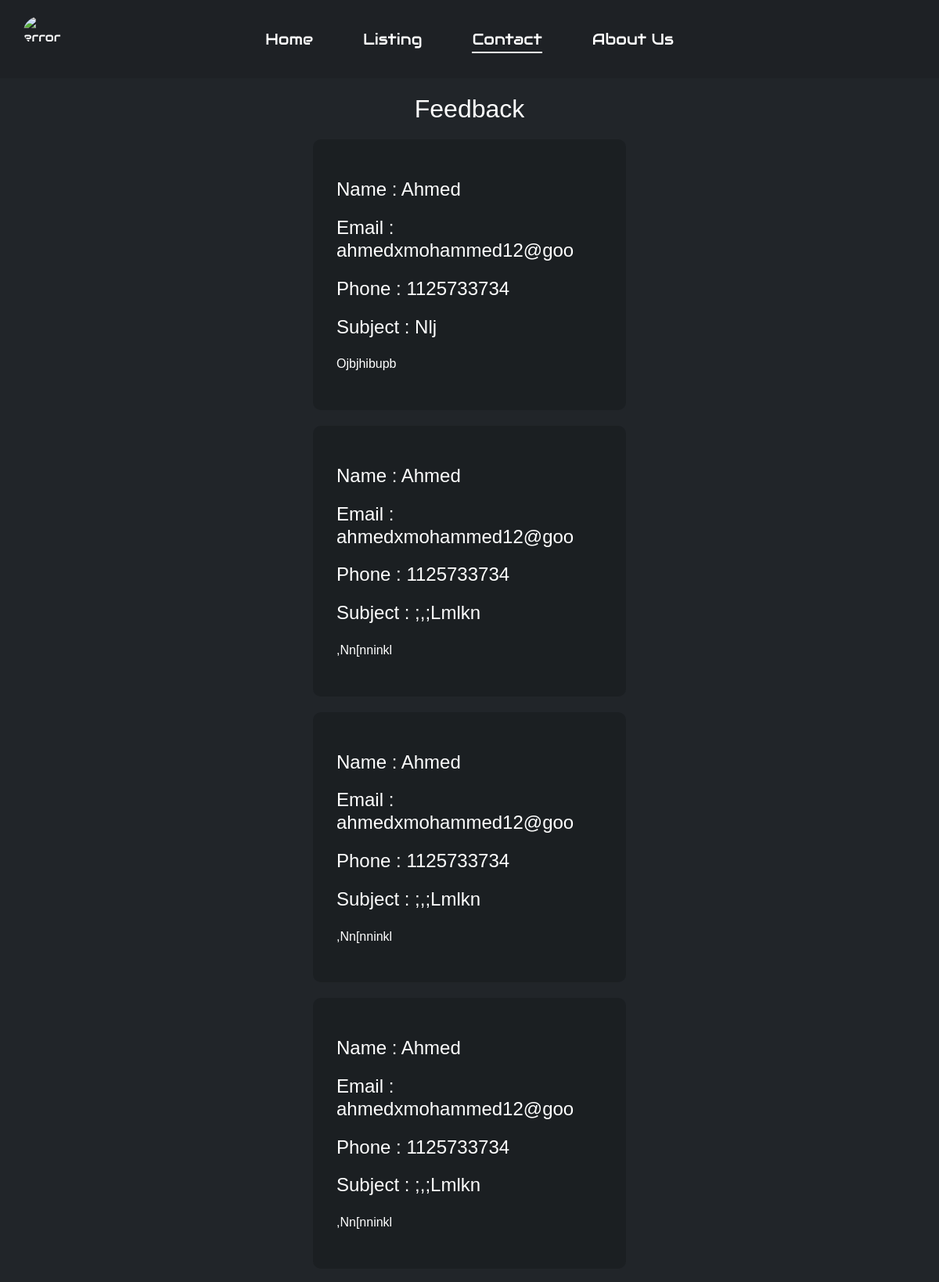
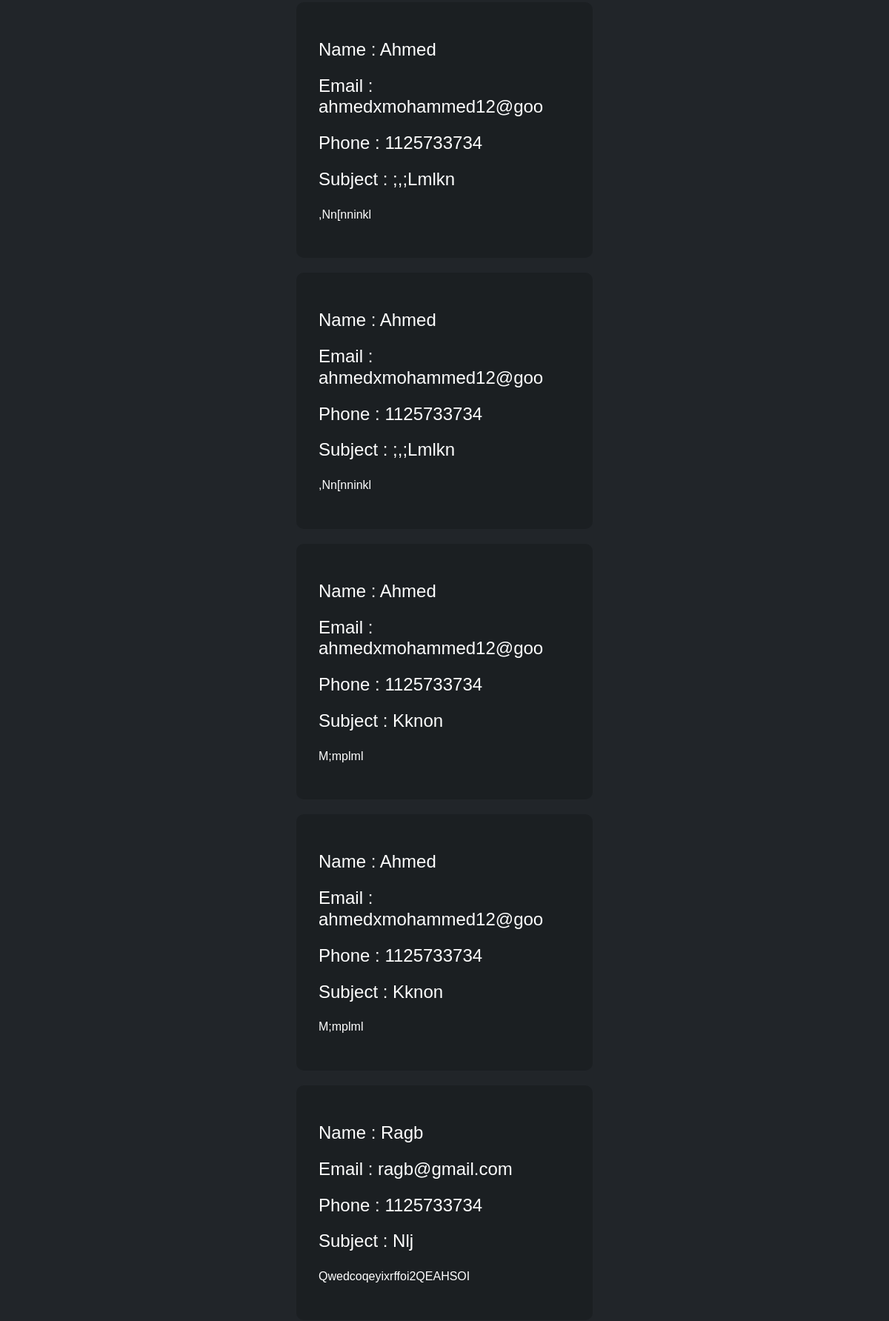
Page /feedback.php (upper part) on the committed database (2 pictures, top to bottom).
### tables this page shows
CREATE TABLE `feedback` (
  `name` varchar(20) NOT NULL,
  `phone` bigint(11) NOT NULL,
  `email` varchar(20) NOT NULL,
  `subject` varchar(20) NOT NULL,
  `massege` varchar(300) NOT NULL
);

### feedback.php (the view, shortened to what this page needs)
<?php
require_once 'connection.php';
$sql = "SELECT * FROM feedback";
$select_prods = $conn->query($sql);
?>
<!DOCTYPE html>
<html lang="en">
<head>
    <link rel="stylesheet" href="css/normalize.css">
    <link rel="stylesheet" href="css/all.min.css">
    <link rel="stylesheet" href="css/bootstrap.css">
    <link rel="stylesheet" href="css/ourframe.css">
    <link rel="stylesheet" href="css/feedback.css">
</head>
<body>
    <nav class="navbar" id="navbar">
        <div>
            <ul>
                <li><a href="index.php">home</a></li>
                <li><a href="listings.php">listing</a></li>
                <li><a class="chosen">contact</a></li>
                <li><a href="About.php">about us</a></li>
            </ul>
        </div>
        <div class="profile">
            <img src="<?php echo $_SESSION['profile']; ?>" alt="error" onclick="dropList();" style="cursor: pointer;border-radius: 50%;">
        </div>
    </nav>
    <h2>Feedback</h2>
    <div class="container">
        <?php
        while ($row = mysqli_fetch_assoc($select_prods)) {
        ?>
            <div class="box">
                <h4>Name : <?php echo $row["name"] ?></h4>
                <h4>Email : <?php echo $row["email"] ?></h4>
                <h4>Phone : <?php echo $row["phone"] ?></h4>
                <h4>subject : <?php echo $row["subject"] ?></h4>
                <p>
                    <?php echo $row["massege"] ?>
                </p>
            </div>
        <?php
        }
        ?>
    </div>
</body>
</html>

### css/ourframe.css (style rules this page uses)
.navbar { font-family: 'Audiowide', Arial !important; position: sticky; top: 0; width: 100%; height: 100px; margin: 0 auto; background-color: #161616; border-bottom-left-radius: 0px; border-bottom-right-radius: 0px; box-shadow: 0px 10px 10px #161616; z-index: 3; }
.navbar div:first-child { width: 650px; margin: 0 auto; }
.navbar .profile { position: absolute; top: 20px; left: 30px; width: 50px; height: 50px; }
.navbar .profile img { width: 100%; border-radius: 5px; cursor: pointer; }
.navbar ul { display: flex; justify-content: space-evenly; flex-wrap: wrap; margin: 0; padding: 0; position: relative; }
.navbar>div:first-child ul li { list-style: none; margin-top: 35px; font-size: 20px; font-family: 'Audiowide', Arial; text-transform: capitalize; }
.navbar ul li a { color: white; position: relative; text-decoration: none; }
.navbar ul li a::after { content: ""; width: 100%; height: 1px; background-color: white; position: absolute; bottom: -5px; left: 0px; transform: rotateY(90deg); }
.navbar ul li a.chosen::after { content: ""; background-color: white; width: 100%; height: 2px; position: absolute; transform: rotateY(0deg); bottom: -5px; left: 0; }

### css/feedback.css (style rules this page uses)
body { font-family: 'Trebuchet MS', Arial; background-color: #212529; color: #fff; }
.navbar { background-color: #1e2125 !important; box-shadow: 0 0 0 !important; }
body>h2 { margin: 20px 0; text-align: center; }
.box { background-color: #1b1f22; min-height: 300px; width: 400px; margin: 20px auto; padding: 30px; border-radius: 10px; }
.box h4 { margin: 20px 0; }
.box h4:first-child, .box h4:nth-child(4) { text-transform: capitalize; }
p::first-letter { text-transform: uppercase; line-height: 1.6; }

### rows in the picture
feedback: name "Ahmed", email "ahmedxmohammed12@goo", phone "1125733734", subject "Nlj", massege "ojbjhibupb"
feedback: name "Ahmed", email "ahmedxmohammed12@goo", phone "1125733734", subject ";,;lmlkn", massege ",nn[nninkl"
feedback: name "Ahmed", email "ahmedxmohammed12@goo", phone "1125733734", subject ";,;lmlkn", massege ",nn[nninkl"
feedback: name "Ahmed", email "ahmedxmohammed12@goo", phone "1125733734", subject ";,;lmlkn", massege ",nn[nninkl"
feedback: name "Ahmed", email "ahmedxmohammed12@goo", phone "1125733734", subject ";,;lmlkn", massege ",nn[nninkl"
feedback: name "Ahmed", email "ahmedxmohammed12@goo", phone "1125733734", subject ";,;lmlkn", massege ",nn[nninkl"
feedback: name "Ahmed", email "ahmedxmohammed12@goo", phone "1125733734", subject "Kknon", massege "m;mplml"
feedback: name "Ahmed", email "ahmedxmohammed12@goo", phone "1125733734", subject "Kknon", massege "m;mplml"
feedback: name "Ragb", email "ragb@gmail.com", phone "1125733734", subject "Nlj", massege "qwedcoqeyixrffoi2QEAHSOI"
